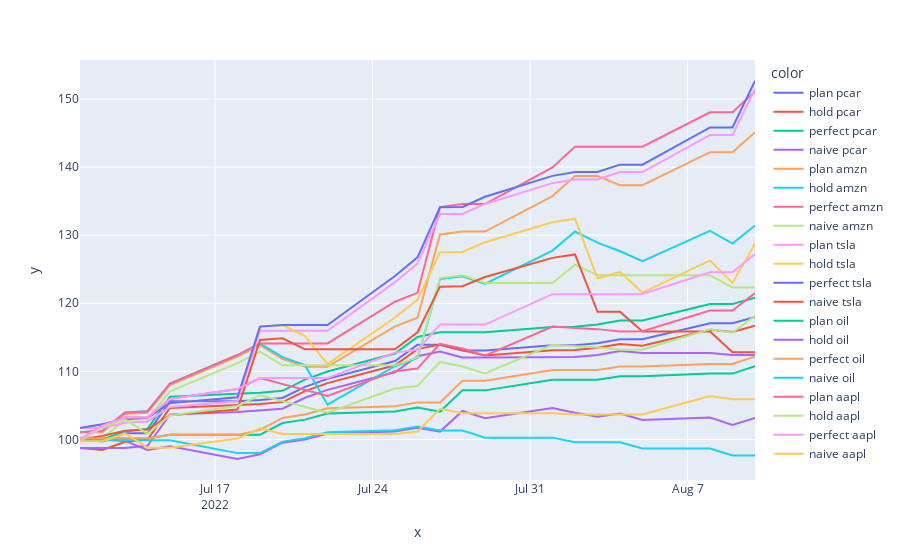

Notebook code for this chart:
### Code cell
plotX.show()

### Figure 1 — Plotly figure (JSON) as saved in the notebook; plotly's stock layout.template omitted (floating-point values rounded to 4 significant figures)
{"data": [{"hovertemplate": "color=plan pcar<br>x=%{x}<br>y=%{y}<extra></extra>", "legendgroup": "plan pcar", "line": {"color": "#636efa", "dash": "solid"}, "marker": {"symbol": "circle"}, "mode": "lines", "name": "plan pcar", "orientation": "v", "showlegend": true, "type": "scatter", "x": ["2022-07-11", "2022-07-12", "2022-07-13", "2022-07-14", "2022-07-15", "2022-07-18", "2022-07-19", "2022-07-20", "2022-07-21", "2022-07-22", "2022-07-25", "2022-07-26", "2022-07-27", "2022-07-28", "2022-07-29", "2022-08-01", "2022-08-02", "2022-08-03", "2022-08-04", "2022-08-05", "2022-08-08", "2022-08-09", "2022-08-10"], "xaxis": "x", "y": [100, 99.7, 100.9, 100.9, 105.6, 105.6, 105.8, 106.1, 107.7, 108.9, 111.5, 113.9, 113.9, 113.1, 113.1, 113.8, 113.8, 114.1, 114.7, 114.7, 117.1, 117.1, 118.0], "yaxis": "y"}, {"hovertemplate": "color=hold pcar<br>x=%{x}<br>y=%{y}<extra></extra>", "legendgroup": "hold pcar", "line": {"color": "#EF553B", "dash": "solid"}, "marker": {"symbol": "circle"}, "mode": "lines", "name": "hold pcar", "orientation": "v", "showlegend": true, "type": "scatter", "x": ["2022-07-11", "2022-07-12", "2022-07-13", "2022-07-14", "2022-07-15", "2022-07-18", "2022-07-19", "2022-07-20", "2022-07-21", "2022-07-22", "2022-07-25", "2022-07-26", "2022-07-27", "2022-07-28", "2022-07-29", "2022-08-01", "2022-08-02", "2022-08-03", "2022-08-04", "2022-08-05", "2022-08-08", "2022-08-09", "2022-08-10"], "xaxis": "x", "y": [98.75, 98.46, 99.66, 99.99, 104.6, 105.0, 105.2, 105.5, 107.1, 108.3, 110.9, 113.3, 113.9, 113.1, 112.3, 113.1, 113.1, 113.5, 114.0, 113.8, 116.1, 115.8, 116.7], "yaxis": "y"}, {"hovertemplate": "color=perfect pcar<br>x=%{x}<br>y=%{y}<extra></extra>", "legendgroup": "perfect pcar", "line": {"color": "#00cc96", "dash": "solid"}, "marker": {"symbol": "circle"}, "mode": "lines", "name": "perfect pcar", "orientation": "v", "showlegend": true, "type": "scatter", "x": ["2022-07-11", "2022-07-12", "2022-07-13", "2022-07-14", "2022-07-15", "2022-07-18", "2022-07-19", "2022-07-20", "2022-07-21", "2022-07-22", "2022-07-25", "2022-07-26", "2022-07-27", "2022-07-28", "2022-07-29", "2022-08-01", "2022-08-02", "2022-08-03", "2022-08-04", "2022-08-05", "2022-08-08", "2022-08-09", "2022-08-10"], "xaxis": "x", "y": [100, 100, 101.2, 101.6, 106.3, 106.7, 106.9, 107.1, 108.8, 110.0, 112.6, 115.0, 115.7, 115.7, 115.7, 116.5, 116.6, 116.9, 117.5, 117.5, 119.9, 119.9, 120.8], "yaxis": "y"}, {"hovertemplate": "color=naive pcar<br>x=%{x}<br>y=%{y}<extra></extra>", "legendgroup": "naive pcar", "line": {"color": "#ab63fa", "dash": "solid"}, "marker": {"symbol": "circle"}, "mode": "lines", "name": "naive pcar", "orientation": "v", "showlegend": true, "type": "scatter", "x": ["2022-07-11", "2022-07-12", "2022-07-13", "2022-07-14", "2022-07-15", "2022-07-18", "2022-07-19", "2022-07-20", "2022-07-21", "2022-07-22", "2022-07-25", "2022-07-26", "2022-07-27", "2022-07-28", "2022-07-29", "2022-08-01", "2022-08-02", "2022-08-03", "2022-08-04", "2022-08-05", "2022-08-08", "2022-08-09", "2022-08-10"], "xaxis": "x", "y": [98.75, 98.75, 98.75, 99.08, 103.7, 104.0, 104.2, 104.5, 106.1, 107.3, 109.9, 112.2, 112.9, 112.1, 112.1, 112.1, 112.1, 112.4, 113.0, 112.7, 112.7, 112.4, 112.4], "yaxis": "y"}, {"hovertemplate": "color=plan amzn<br>x=%{x}<br>y=%{y}<extra></extra>", "legendgroup": "plan amzn", "line": {"color": "#FFA15A", "dash": "solid"}, "marker": {"symbol": "circle"}, "mode": "lines", "name": "plan amzn", "orientation": "v", "showlegend": true, "type": "scatter", "x": ["2022-07-11", "2022-07-12", "2022-07-13", "2022-07-14", "2022-07-15", "2022-07-18", "2022-07-19", "2022-07-20", "2022-07-21", "2022-07-22", "2022-07-25", "2022-07-26", "2022-07-27", "2022-07-28", "2022-07-29", "2022-08-01", "2022-08-02", "2022-08-03", "2022-08-04", "2022-08-05", "2022-08-08", "2022-08-09", "2022-08-10"], "xaxis": "x", "y": [101.1, 101.1, 103.7, 103.9, 108.0, 112.2, 113.9, 111.9, 110.7, 110.7, 116.6, 117.9, 130.1, 130.5, 130.5, 135.7, 138.7, 138.7, 137.3, 137.3, 142.2, 142.2, 145.1], "yaxis": "y"}, {"hovertemplate": "color=hold amzn<br>x=%{x}<br>y=%{y}<extra></extra>", "legendgroup": "hold amzn", "line": {"color": "#19d3f3", "dash": "solid"}, "marker": {"symbol": "circle"}, "mode": "lines", "name": "hold amzn", "orientation": "v", "showlegend": true, "type": "scatter", "x": ["2022-07-11", "2022-07-12", "2022-07-13", "2022-07-14", "2022-07-15", "2022-07-18", "2022-07-19", "2022-07-20", "2022-07-21", "2022-07-22", "2022-07-25", "2022-07-26", "2022-07-27", "2022-07-28", "2022-07-29", "2022-08-01", "2022-08-02", "2022-08-03", "2022-08-04", "2022-08-05", "2022-08-08", "2022-08-09", "2022-08-10"], "xaxis": "x", "y": [101.1, 101.3, 104.0, 104.2, 108.2, 112.4, 114.1, 112.1, 110.9, 105.1, 110.8, 112.0, 123.6, 124.0, 122.8, 127.7, 130.5, 128.9, 127.6, 126.2, 130.6, 128.8, 131.4], "yaxis": "y"}, {"hovertemplate": "color=perfect amzn<br>x=%{x}<br>y=%{y}<extra></extra>", "legendgroup": "perfect amzn", "line": {"color": "#FF6692", "dash": "solid"}, "marker": {"symbol": "circle"}, "mode": "lines", "name": "perfect amzn", "orientation": "v", "showlegend": true, "type": "scatter", "x": ["2022-07-11", "2022-07-12", "2022-07-13", "2022-07-14", "2022-07-15", "2022-07-18", "2022-07-19", "2022-07-20", "2022-07-21", "2022-07-22", "2022-07-25", "2022-07-26", "2022-07-27", "2022-07-28", "2022-07-29", "2022-08-01", "2022-08-02", "2022-08-03", "2022-08-04", "2022-08-05", "2022-08-08", "2022-08-09", "2022-08-10"], "xaxis": "x", "y": [101.1, 101.3, 104.0, 104.2, 108.2, 112.4, 114.1, 114.1, 114.1, 114.1, 120.2, 121.5, 134.1, 134.6, 134.6, 139.9, 143.0, 143.0, 143.0, 143.0, 148.0, 148.0, 151.1], "yaxis": "y"}, {"hovertemplate": "color=naive amzn<br>x=%{x}<br>y=%{y}<extra></extra>", "legendgroup": "naive amzn", "line": {"color": "#B6E880", "dash": "solid"}, "marker": {"symbol": "circle"}, "mode": "lines", "name": "naive amzn", "orientation": "v", "showlegend": true, "type": "scatter", "x": ["2022-07-11", "2022-07-12", "2022-07-13", "2022-07-14", "2022-07-15", "2022-07-18", "2022-07-19", "2022-07-20", "2022-07-21", "2022-07-22", "2022-07-25", "2022-07-26", "2022-07-27", "2022-07-28", "2022-07-29", "2022-08-01", "2022-08-02", "2022-08-03", "2022-08-04", "2022-08-05", "2022-08-08", "2022-08-09", "2022-08-10"], "xaxis": "x", "y": [100, 100.2, 102.9, 103.0, 107.1, 111.2, 112.9, 110.9, 110.9, 110.9, 110.9, 112.1, 123.7, 124.1, 123.0, 123.0, 125.7, 124.1, 124.1, 124.1, 124.1, 122.3, 122.3], "yaxis": "y"}, {"hovertemplate": "color=plan tsla<br>x=%{x}<br>y=%{y}<extra></extra>", "legendgroup": "plan tsla", "line": {"color": "#FF97FF", "dash": "solid"}, "marker": {"symbol": "circle"}, "mode": "lines", "name": "plan tsla", "orientation": "v", "showlegend": true, "type": "scatter", "x": ["2022-07-11", "2022-07-12", "2022-07-13", "2022-07-14", "2022-07-15", "2022-07-18", "2022-07-19", "2022-07-20", "2022-07-21", "2022-07-22", "2022-07-25", "2022-07-26", "2022-07-27", "2022-07-28", "2022-07-29", "2022-08-01", "2022-08-02", "2022-08-03", "2022-08-04", "2022-08-05", "2022-08-08", "2022-08-09", "2022-08-10"], "xaxis": "x", "y": [101.7, 101.7, 102.5, 102.7, 104.8, 105.6, 116.0, 116.0, 116.0, 116.0, 123.1, 125.8, 133.1, 133.1, 134.6, 137.6, 138.2, 138.2, 139.3, 139.3, 144.7, 144.7, 151.5], "yaxis": "y"}, {"hovertemplate": "color=hold tsla<br>x=%{x}<br>y=%{y}<extra></extra>", "legendgroup": "hold tsla", "line": {"color": "#FECB52", "dash": "solid"}, "marker": {"symbol": "circle"}, "mode": "lines", "name": "hold tsla", "orientation": "v", "showlegend": true, "type": "scatter", "x": ["2022-07-11", "2022-07-12", "2022-07-13", "2022-07-14", "2022-07-15", "2022-07-18", "2022-07-19", "2022-07-20", "2022-07-21", "2022-07-22", "2022-07-25", "2022-07-26", "2022-07-27", "2022-07-28", "2022-07-29", "2022-08-01", "2022-08-02", "2022-08-03", "2022-08-04", "2022-08-05", "2022-08-08", "2022-08-09", "2022-08-10"], "xaxis": "x", "y": [101.7, 102.2, 103.0, 103.2, 105.3, 106.2, 116.6, 116.8, 115.2, 111.1, 117.9, 120.5, 127.5, 127.5, 129.0, 131.9, 132.4, 123.6, 124.6, 121.6, 126.3, 123.0, 128.7], "yaxis": "y"}, {"hovertemplate": "color=perfect tsla<br>x=%{x}<br>y=%{y}<extra></extra>", "legendgroup": "perfect tsla", "line": {"color": "#636efa", "dash": "solid"}, "marker": {"symbol": "circle"}, "mode": "lines", "name": "perfect tsla", "orientation": "v", "showlegend": true, "type": "scatter", "x": ["2022-07-11", "2022-07-12", "2022-07-13", "2022-07-14", "2022-07-15", "2022-07-18", "2022-07-19", "2022-07-20", "2022-07-21", "2022-07-22", "2022-07-25", "2022-07-26", "2022-07-27", "2022-07-28", "2022-07-29", "2022-08-01", "2022-08-02", "2022-08-03", "2022-08-04", "2022-08-05", "2022-08-08", "2022-08-09", "2022-08-10"], "xaxis": "x", "y": [101.7, 102.2, 103.0, 103.2, 105.3, 106.2, 116.6, 116.8, 116.8, 116.8, 124.0, 126.8, 134.1, 134.1, 135.6, 138.7, 139.3, 139.3, 140.4, 140.4, 145.8, 145.8, 152.6], "yaxis": "y"}, {"hovertemplate": "color=naive tsla<br>x=%{x}<br>y=%{y}<extra></extra>", "legendgroup": "naive tsla", "line": {"color": "#EF553B", "dash": "solid"}, "marker": {"symbol": "circle"}, "mode": "lines", "name": "naive tsla", "orientation": "v", "showlegend": true, "type": "scatter", "x": ["2022-07-11", "2022-07-12", "2022-07-13", "2022-07-14", "2022-07-15", "2022-07-18", "2022-07-19", "2022-07-20", "2022-07-21", "2022-07-22", "2022-07-25", "2022-07-26", "2022-07-27", "2022-07-28", "2022-07-29", "2022-08-01", "2022-08-02", "2022-08-03", "2022-08-04", "2022-08-05", "2022-08-08", "2022-08-09", "2022-08-10"], "xaxis": "x", "y": [100, 100.5, 101.3, 101.5, 103.6, 104.4, 114.6, 114.9, 113.2, 113.2, 113.2, 115.7, 122.4, 122.5, 123.9, 126.7, 127.2, 118.7, 118.7, 115.8, 115.8, 112.8, 112.8], "yaxis": "y"}, {"hovertemplate": "color=plan oil<br>x=%{x}<br>y=%{y}<extra></extra>", "legendgroup": "plan oil", "line": {"color": "#00cc96", "dash": "solid"}, "marker": {"symbol": "circle"}, "mode": "lines", "name": "plan oil", "orientation": "v", "showlegend": true, "type": "scatter", "x": ["2022-07-11", "2022-07-12", "2022-07-13", "2022-07-14", "2022-07-15", "2022-07-18", "2022-07-19", "2022-07-20", "2022-07-21", "2022-07-22", "2022-07-25", "2022-07-26", "2022-07-27", "2022-07-28", "2022-07-29", "2022-08-01", "2022-08-02", "2022-08-03", "2022-08-04", "2022-08-05", "2022-08-08", "2022-08-09", "2022-08-10"], "xaxis": "x", "y": [100.2, 100.2, 100.2, 100.2, 100.7, 100.7, 100.7, 102.4, 102.9, 103.8, 104.1, 104.7, 104.1, 107.2, 107.2, 108.8, 108.8, 108.8, 109.3, 109.3, 109.7, 109.7, 110.8], "yaxis": "y"}, {"hovertemplate": "color=hold oil<br>x=%{x}<br>y=%{y}<extra></extra>", "legendgroup": "hold oil", "line": {"color": "#ab63fa", "dash": "solid"}, "marker": {"symbol": "circle"}, "mode": "lines", "name": "hold oil", "orientation": "v", "showlegend": true, "type": "scatter", "x": ["2022-07-11", "2022-07-12", "2022-07-13", "2022-07-14", "2022-07-15", "2022-07-18", "2022-07-19", "2022-07-20", "2022-07-21", "2022-07-22", "2022-07-25", "2022-07-26", "2022-07-27", "2022-07-28", "2022-07-29", "2022-08-01", "2022-08-02", "2022-08-03", "2022-08-04", "2022-08-05", "2022-08-08", "2022-08-09", "2022-08-10"], "xaxis": "x", "y": [100.2, 100.0, 99.8, 98.48, 99.0, 97.14, 97.85, 99.53, 100.0, 100.9, 101.2, 101.7, 101.2, 104.2, 103.1, 104.6, 103.9, 103.3, 103.8, 102.9, 103.2, 102.1, 103.2], "yaxis": "y"}, {"hovertemplate": "color=perfect oil<br>x=%{x}<br>y=%{y}<extra></extra>", "legendgroup": "perfect oil", "line": {"color": "#FFA15A", "dash": "solid"}, "marker": {"symbol": "circle"}, "mode": "lines", "name": "perfect oil", "orientation": "v", "showlegend": true, "type": "scatter", "x": ["2022-07-11", "2022-07-12", "2022-07-13", "2022-07-14", "2022-07-15", "2022-07-18", "2022-07-19", "2022-07-20", "2022-07-21", "2022-07-22", "2022-07-25", "2022-07-26", "2022-07-27", "2022-07-28", "2022-07-29", "2022-08-01", "2022-08-02", "2022-08-03", "2022-08-04", "2022-08-05", "2022-08-08", "2022-08-09", "2022-08-10"], "xaxis": "x", "y": [100.2, 100.2, 100.2, 100.2, 100.7, 100.7, 101.4, 103.2, 103.7, 104.6, 104.9, 105.5, 105.5, 108.6, 108.6, 110.2, 110.2, 110.2, 110.7, 110.7, 111.1, 111.1, 112.2], "yaxis": "y"}, {"hovertemplate": "color=naive oil<br>x=%{x}<br>y=%{y}<extra></extra>", "legendgroup": "naive oil", "line": {"color": "#19d3f3", "dash": "solid"}, "marker": {"symbol": "circle"}, "mode": "lines", "name": "naive oil", "orientation": "v", "showlegend": true, "type": "scatter", "x": ["2022-07-11", "2022-07-12", "2022-07-13", "2022-07-14", "2022-07-15", "2022-07-18", "2022-07-19", "2022-07-20", "2022-07-21", "2022-07-22", "2022-07-25", "2022-07-26", "2022-07-27", "2022-07-28", "2022-07-29", "2022-08-01", "2022-08-02", "2022-08-03", "2022-08-04", "2022-08-05", "2022-08-08", "2022-08-09", "2022-08-10"], "xaxis": "x", "y": [100, 99.89, 99.89, 99.89, 99.89, 98.01, 98.01, 99.69, 100.2, 101.1, 101.4, 101.9, 101.3, 101.3, 100.3, 100.3, 99.61, 99.61, 99.61, 98.69, 98.69, 97.66, 97.66], "yaxis": "y"}, {"hovertemplate": "color=plan aapl<br>x=%{x}<br>y=%{y}<extra></extra>", "legendgroup": "plan aapl", "line": {"color": "#FF6692", "dash": "solid"}, "marker": {"symbol": "circle"}, "mode": "lines", "name": "plan aapl", "orientation": "v", "showlegend": true, "type": "scatter", "x": ["2022-07-11", "2022-07-12", "2022-07-13", "2022-07-14", "2022-07-15", "2022-07-18", "2022-07-19", "2022-07-20", "2022-07-21", "2022-07-22", "2022-07-25", "2022-07-26", "2022-07-27", "2022-07-28", "2022-07-29", "2022-08-01", "2022-08-02", "2022-08-03", "2022-08-04", "2022-08-05", "2022-08-08", "2022-08-09", "2022-08-10"], "xaxis": "x", "y": [100, 102.0, 103.2, 103.2, 106.0, 107.4, 109.0, 108.1, 107.3, 106.4, 110.0, 110.4, 114.1, 113.4, 112.3, 116.6, 116.4, 116.2, 115.9, 115.9, 118.9, 118.9, 121.5], "yaxis": "y"}, {"hovertemplate": "color=hold aapl<br>x=%{x}<br>y=%{y}<extra></extra>", "legendgroup": "hold aapl", "line": {"color": "#B6E880", "dash": "solid"}, "marker": {"symbol": "circle"}, "mode": "lines", "name": "hold aapl", "orientation": "v", "showlegend": true, "type": "scatter", "x": ["2022-07-11", "2022-07-12", "2022-07-13", "2022-07-14", "2022-07-15", "2022-07-18", "2022-07-19", "2022-07-20", "2022-07-21", "2022-07-22", "2022-07-25", "2022-07-26", "2022-07-27", "2022-07-28", "2022-07-29", "2022-08-01", "2022-08-02", "2022-08-03", "2022-08-04", "2022-08-05", "2022-08-08", "2022-08-09", "2022-08-10"], "xaxis": "x", "y": [99.75, 101.8, 103.0, 100.8, 103.5, 104.9, 106.5, 105.6, 104.9, 103.9, 107.5, 107.9, 111.4, 110.7, 109.7, 113.9, 113.7, 113.5, 113.2, 113.2, 116.2, 115.7, 118.2], "yaxis": "y"}, {"hovertemplate": "color=perfect aapl<br>x=%{x}<br>y=%{y}<extra></extra>", "legendgroup": "perfect aapl", "line": {"color": "#FF97FF", "dash": "solid"}, "marker": {"symbol": "circle"}, "mode": "lines", "name": "perfect aapl", "orientation": "v", "showlegend": true, "type": "scatter", "x": ["2022-07-11", "2022-07-12", "2022-07-13", "2022-07-14", "2022-07-15", "2022-07-18", "2022-07-19", "2022-07-20", "2022-07-21", "2022-07-22", "2022-07-25", "2022-07-26", "2022-07-27", "2022-07-28", "2022-07-29", "2022-08-01", "2022-08-02", "2022-08-03", "2022-08-04", "2022-08-05", "2022-08-08", "2022-08-09", "2022-08-10"], "xaxis": "x", "y": [100, 102.0, 103.2, 103.2, 106.0, 107.4, 109.0, 109.0, 109.0, 109.0, 112.8, 113.2, 116.9, 116.9, 116.9, 121.3, 121.3, 121.3, 121.3, 121.4, 124.6, 124.6, 127.2], "yaxis": "y"}, {"hovertemplate": "color=naive aapl<br>x=%{x}<br>y=%{y}<extra></extra>", "legendgroup": "naive aapl", "line": {"color": "#FECB52", "dash": "solid"}, "marker": {"symbol": "circle"}, "mode": "lines", "name": "naive aapl", "orientation": "v", "showlegend": true, "type": "scatter", "x": ["2022-07-11", "2022-07-12", "2022-07-13", "2022-07-14", "2022-07-15", "2022-07-18", "2022-07-19", "2022-07-20", "2022-07-21", "2022-07-22", "2022-07-25", "2022-07-26", "2022-07-27", "2022-07-28", "2022-07-29", "2022-08-01", "2022-08-02", "2022-08-03", "2022-08-04", "2022-08-05", "2022-08-08", "2022-08-09", "2022-08-10"], "xaxis": "x", "y": [99.75, 99.75, 100.9, 98.81, 98.81, 100.1, 101.7, 100.8, 100.8, 100.8, 100.8, 101.2, 104.5, 103.9, 103.9, 103.9, 103.7, 103.7, 103.7, 103.7, 106.4, 105.9, 105.9], "yaxis": "y"}], "layout": {"legend": {"title": {"text": "color"}, "tracegroupgap": 0}, "margin": {"t": 60}, "xaxis": {"anchor": "y", "domain": [0, 1], "title": {"text": "x"}}, "yaxis": {"anchor": "x", "domain": [0, 1], "title": {"text": "y"}}}}
